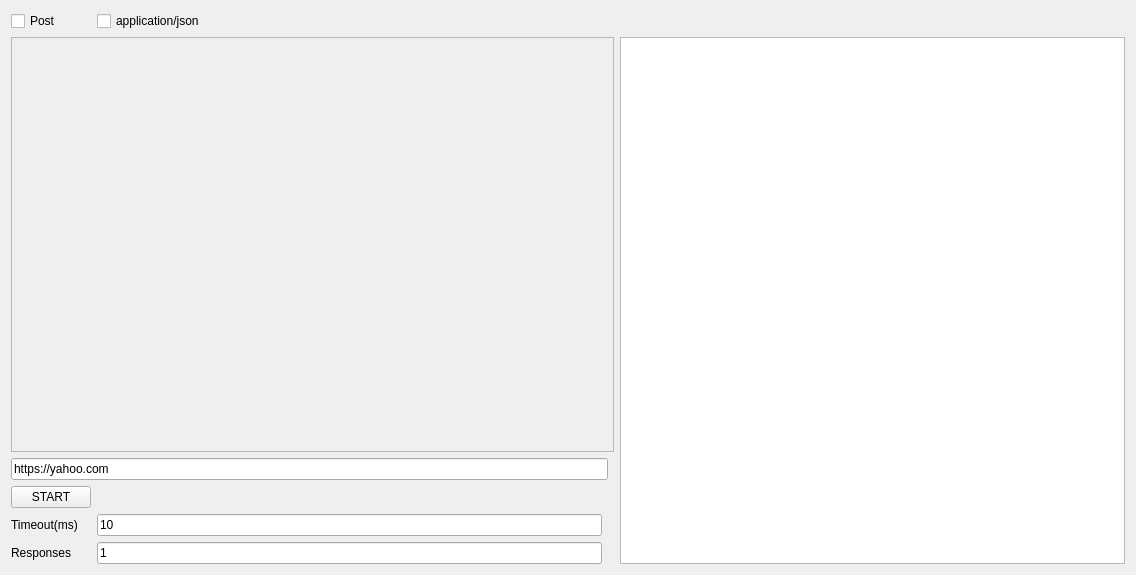
<?xml version="1.0" encoding="UTF-8"?>
<ui version="4.0">
 <class>Widget</class>
 <widget class="QWidget" name="Widget">
  <property name="geometry">
   <rect>
    <x>0</x>
    <y>0</y>
    <width>1136</width>
    <height>575</height>
   </rect>
  </property>
  <property name="windowTitle">
   <string>saposter</string>
  </property>
  <layout class="QGridLayout" name="gridLayout">
   <item row="7" column="0">
    <widget class="QLabel" name="label">
     <property name="text">
      <string>Responses</string>
     </property>
    </widget>
   </item>
   <item row="1" column="1">
    <widget class="QCheckBox" name="ajsonheader">
     <property name="text">
      <string>application/json</string>
     </property>
    </widget>
   </item>
   <item row="1" column="0">
    <widget class="QCheckBox" name="post">
     <property name="text">
      <string>Post</string>
     </property>
     <property name="checked">
      <bool>false</bool>
     </property>
    </widget>
   </item>
   <item row="6" column="0">
    <widget class="QLabel" name="label_2">
     <property name="text">
      <string>Timeout(ms)</string>
     </property>
    </widget>
   </item>
   <item row="3" column="5" rowspan="5">
    <widget class="QTextEdit" name="respArea"/>
   </item>
   <item row="3" column="0" colspan="4">
    <widget class="QTextEdit" name="json">
     <property name="enabled">
      <bool>false</bool>
     </property>
     <property name="html">
      <string>&lt;!DOCTYPE HTML PUBLIC &quot;-//W3C//DTD HTML 4.0//EN&quot; &quot;http://www.w3.org/TR/REC-html40/strict.dtd&quot;&gt;
&lt;html&gt;&lt;head&gt;&lt;meta name=&quot;qrichtext&quot; content=&quot;1&quot; /&gt;&lt;style type=&quot;text/css&quot;&gt;
p, li { white-space: pre-wrap; }
&lt;/style&gt;&lt;/head&gt;&lt;body style=&quot; font-family:'Ubuntu'; font-size:11pt; font-weight:400; font-style:normal;&quot;&gt;
&lt;p style=&quot;-qt-paragraph-type:empty; margin-top:0px; margin-bottom:0px; margin-left:0px; margin-right:0px; -qt-block-indent:0; text-indent:0px;&quot;&gt;&lt;br /&gt;&lt;/p&gt;&lt;/body&gt;&lt;/html&gt;</string>
     </property>
    </widget>
   </item>
   <item row="7" column="1">
    <widget class="QLineEdit" name="count">
     <property name="text">
      <string>1</string>
     </property>
    </widget>
   </item>
   <item row="6" column="1">
    <widget class="QLineEdit" name="ms">
     <property name="text">
      <string>10</string>
     </property>
    </widget>
   </item>
   <item row="5" column="0">
    <widget class="QPushButton" name="start">
     <property name="text">
      <string>START</string>
     </property>
    </widget>
   </item>
   <item row="4" column="0" colspan="3">
    <widget class="QLineEdit" name="url">
     <property name="text">
      <string>https://yahoo.com</string>
     </property>
    </widget>
   </item>
  </layout>
 </widget>
 <resources/>
 <connections/>
</ui>
